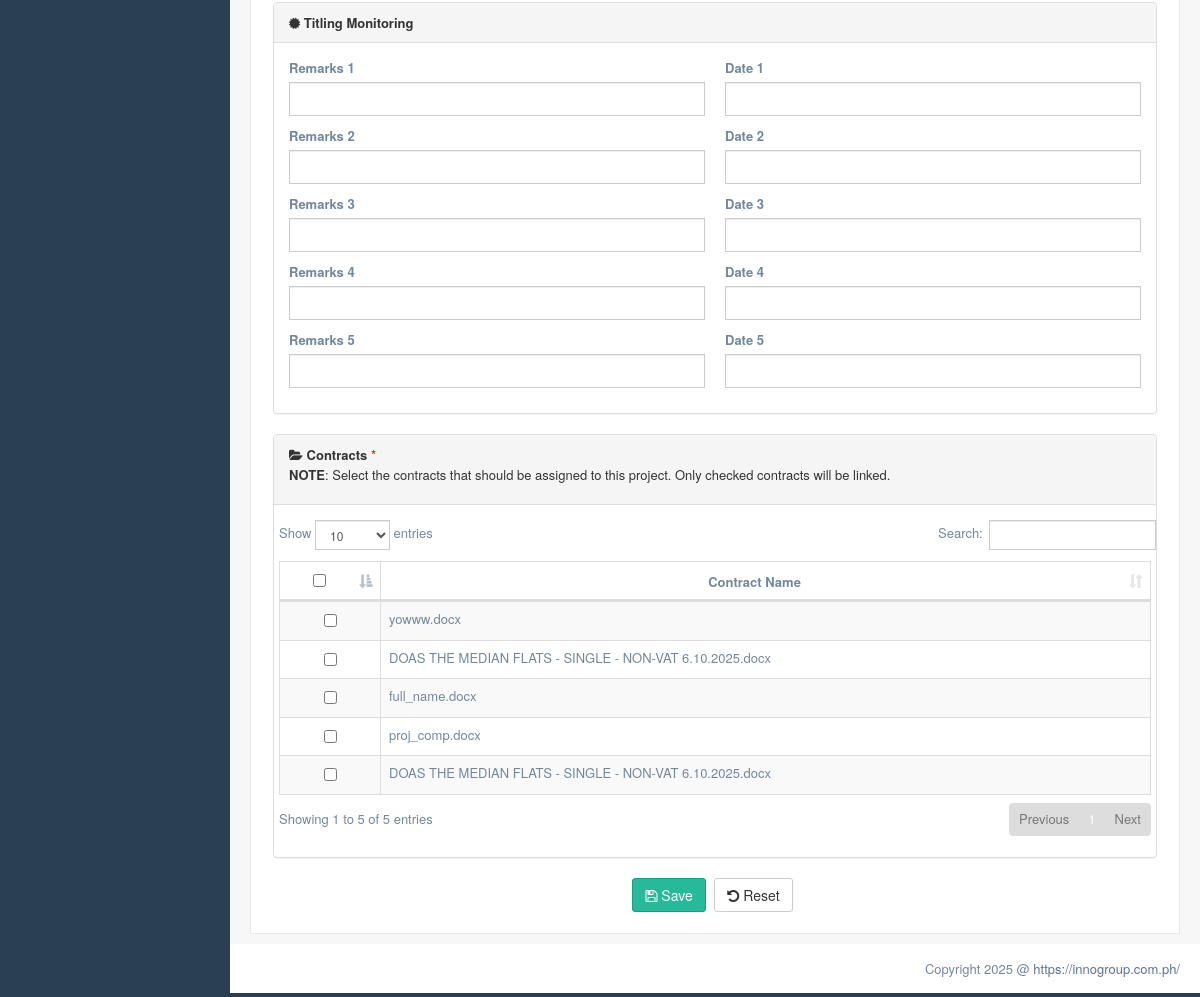
Page /production/add_project.php (signed in, lower part) on the earlier database version.
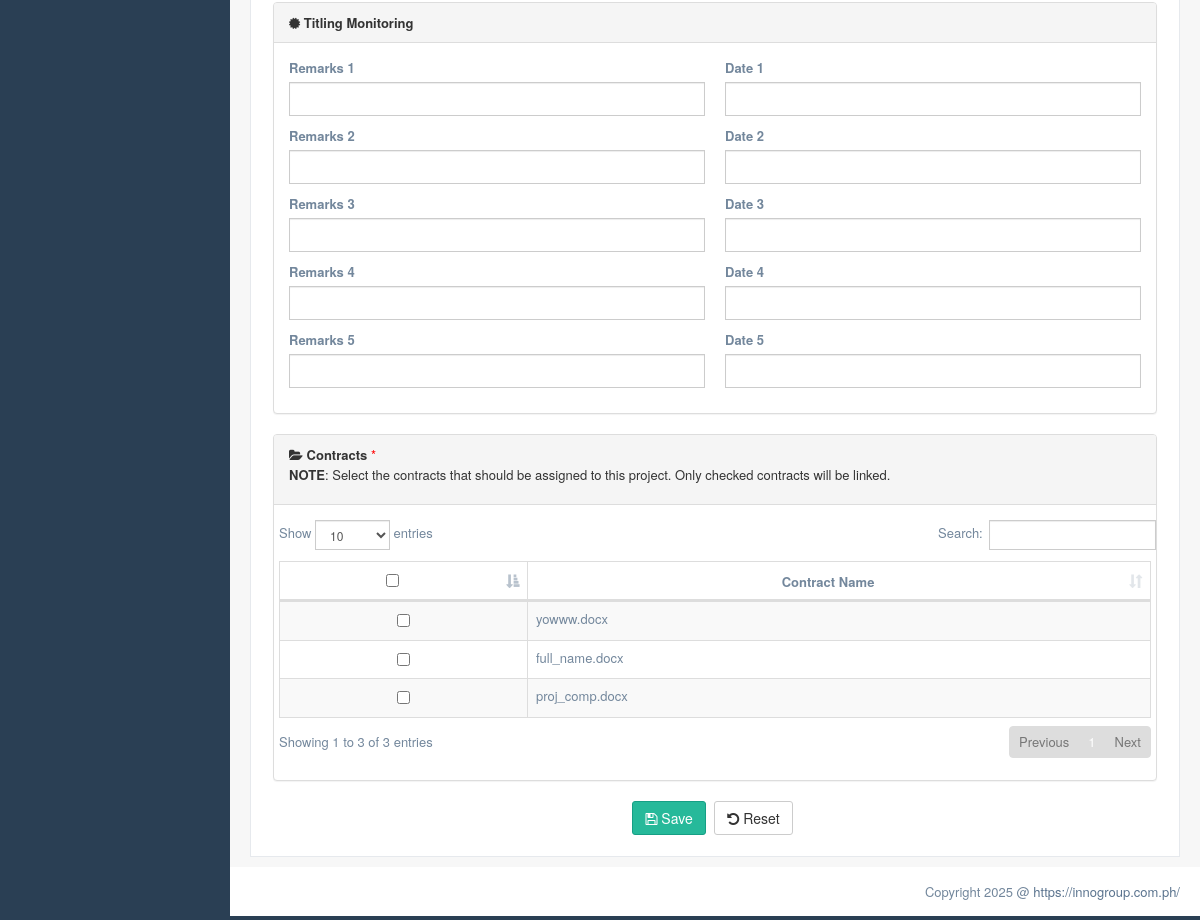
Same page on the later database version.
### tables this page shows
CREATE TABLE `contract_files_tbl` (
  `id` int(11) NOT NULL,
  `contract_name` varchar(100) NOT NULL,
  `contract_file` longblob NOT NULL,
  `contract_type_id` int(11) NOT NULL,
  `created_by` int(11) NOT NULL,
  `date_created` varchar(50) NOT NULL,
  `is_active` int(11) NOT NULL
);

### objects/contract_file.obj.php (called while the page is built, shortened)
<?php
class ContractFile
{
    private $conn;
    public function __construct($db)
    {
        $this->conn = $db;
    }
    public function view_contract_files()
    {
        $sql = "SELECT cf.id, cf.contract_name, cf.contract_file, ct.description, cf.is_active FROM contract_files_tbl cf, contract_type_tbl ct WHERE ct.id = cf.contract_type_id AND cf.is_active =1 ORDER BY cf.date_created DESC";
        $view_contract_file = $this->conn->prepare($sql);
        $view_contract_file->execute();
        return $view_contract_file;
    }
}

### production/add_project.php (the view, shortened to what the changed rows need)
<?php
require_once '../objects/contract_file.obj.php';
$database = new Connection();
$db = $database->connect();
?>
<!DOCTYPE html>
<html lang="en">
<head>
    <link href="../vendors/bootstrap/dist/css/bootstrap.min.css" rel="stylesheet">
    <link href="../vendors/font-awesome/css/font-awesome.min.css" rel="stylesheet">
    <link href="https://cdnjs.cloudflare.com/ajax/libs/toastr.js/latest/toastr.min.css" rel="stylesheet" />
    <link href="../vendors/datatables.net-bs/css/dataTables.bootstrap.min.css" rel="stylesheet">
    <link href="../vendors/datatables.net-buttons-bs/css/buttons.bootstrap.min.css" rel="stylesheet">
    <link href="../vendors/datatables.net-fixedheader-bs/css/fixedHeader.bootstrap.min.css" rel="stylesheet">
    <link href="../vendors/datatables.net-responsive-bs/css/responsive.bootstrap.min.css" rel="stylesheet">
    <link href="../vendors/datatables.net-scroller-bs/css/scroller.bootstrap.min.css" rel="stylesheet">
    <link href="../build/css/custom.min.css" rel="stylesheet">
    <link rel="stylesheet" href="../build/css/custom_switch.style.css">
</head>
<body class="nav-md">
    <div class="container body">
        <div class="main_container">
            <div class="right_col" role="main">
                <div class="">
                    <div class="row">
                        <div class="col-md-12 col-sm-12 col-xs-12">
                            <div class="x_panel">
                                <div class="x_content">
                                    <br>
                                    <form>
                                        <div class="panel panel-default">
                                            <div class="panel-body">
                                                <div class="row">
                                                    <?php for ($i = 1; $i <= 5; $i++) : ?>
                                                        <div class="col-md-6 col-sm-6 col-xs-12">
                                                            <div class="form-group">
                                                                <label for="titling_remarks_<?php echo $i; ?>">Remarks <?php echo $i; ?></label>
                                                                <input type="text" class="form-control" id="titling_remarks_<?php echo $i; ?>" name="titling_remarks_<?php echo $i; ?>">
                                                            </div>
                                                        </div>
                                                        <div class="col-md-6 col-sm-6 col-xs-12">
                                                            <div class="form-group">
                                                                <label for="titling_date_<?php echo $i; ?>">Date <?php echo $i; ?></label>
                                                                <input type="text" class="form-control" id="titling_date_<?php echo $i; ?>" name="titling_date_<?php echo $i; ?>">
                                                            </div>
                                                        </div>
                                                    <?php endfor; ?>
                                                </div>
                                            </div>
                                        </div>
                                        <div class="panel panel-default">
                                            <div class="panel-body">
                                                <div class="row">
                                                    <table id="datatable" class="table table-bordered table-striped">
                                                        <thead>
                                                            <tr>
                                                                <th class="text-center"><input type="checkbox" id="check_all"></th>
                                                                <th class="text-center">Contract Name</th>
                                                            </tr>
                                                        </thead>
                                                        <tbody>
                                                            <?php
                                                            $view_contract_file = new ContractFile($db);
                                                            $view = $view_contract_file->view_contract_files();
                                                            while ($row = $view->fetch(PDO::FETCH_ASSOC)) {
                                                                echo '
                                                                        <tr>
                                                                            <td class="text-center"><input type="checkbox" name="contract_id" class="checklist" value="' . $row['id'] . '"></td>
                                                                            <td>' . htmlspecialchars($row['contract_name']) . '</td>
                                                                        </tr>
                                                                    ';
                                                            }
                                                            ?>
                                                        </tbody>
                                                    </table>
                                                </div>
                                            </div>
                                        </div>
                                    </form>
                                </div>
                            </div>
                        </div>
                    </div>
                </div>
            </div>
        </div>
    </div>
</body>
</html>

Differences in the rows shown:
no longer on this page (row edited): contract_files_tbl: contract_name "DOAS THE MEDIAN FLATS - SINGLE - NON-VAT 6.10.2025.docx"
no longer on this page (row edited): contract_files_tbl: contract_name "DOAS THE MEDIAN FLATS - SINGLE - NON-VAT 6.10.2025.docx"
Other differences:
text written by a page script: "Show entries Search: Showing 1 to 5 of 5 entries Previous 1 Next" → "Show entries Search: Showing 1 to 3 of 3 entries Previous 1 Next"
